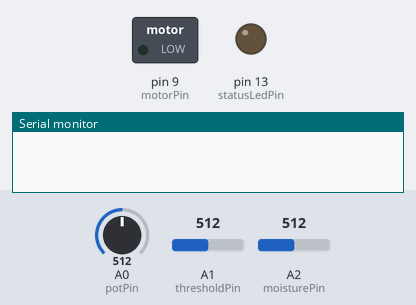
Simulated run of this sketch. Board: Arduino Uno, built with avr-gcc and run on an emulated ATmega328P. Shown: switched loads named in the sketch (green lamp = pin HIGH), output pins drawn as LEDs (lit = HIGH), the last lines printed to the serial monitor. The test bench sets the inputs (shaded band); at power-on: A0 (potPin) = 512, A1 (thresholdPin) = 512, A2 (moisturePin) = 512.

Above: at 0.1 s.
At 30.1 s:
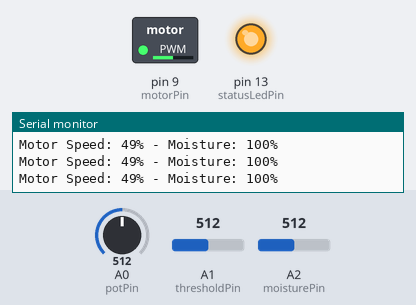
Timing chart, 0 to 31.6 s (numbered marks = the images above):
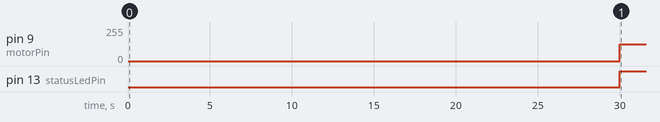

Measured:
- by itself, pin 9 (motorPin): 0/255 → 127/255 at 30.0 s
- by itself, pin 13 (statusLedPin): LOW → HIGH at 30.0 s

The sketch:

garden_auto_working_v3.ino
```cpp
//removed delay code


const int motorPin = 9;         // Motor control pin
const int statusLedPin = 13;    // Motor status LED pin
const int potPin = A0;          // motor speed tuning
const int thresholdPin = A1;    // Threshold input pin
const int moisturePin = A2;     // Capacitive soil moisture sensor pin

int motorSpeed = 0;             // Motor speed variable
int moistureValue = 0;          // Moisture value variable
int thresholdValue = 0;         // Threshold value variable
bool motorRunning = false;      // Flag to indicate if motor is running

unsigned long lastMoistureReadTime = 0;
const long moistureReadInterval = 30000;  // 30 seconds

unsigned long lastSerialUpdateTime = 0;
const long serialUpdateInterval = 300;    // 300 milliseconds

void setup() {
  pinMode(motorPin, OUTPUT);
  pinMode(statusLedPin, OUTPUT);
  digitalWrite(motorPin, LOW);        // Turn off motor
  digitalWrite(statusLedPin, LOW);    // Turn off status LED
  Serial.begin(9600);                 // Initialize serial communication
}

void loop() {
  readPotentiometer();    // Read potentiometer value
  readMoistureSensor();   // Read moisture sensor value
  readThresholdValue();   // Read threshold value
  setMotorSpeed();        // Set motor speed using PWM
  checkMoisture();        // Check moisture level and trigger motor
  updateSerialCommunication(); // Update serial communication
}

void readPotentiometer() {
  int potValue = analogRead(potPin);
  motorSpeed = map(potValue, 0, 1023, 0, 255);
}

void readMoistureSensor() {
  if (millis() - lastMoistureReadTime >= moistureReadInterval) {
    moistureValue = analogRead(moisturePin);
    lastMoistureReadTime = millis();
  }
}

void readThresholdValue() {
  thresholdValue = analogRead(thresholdPin);
}

void setMotorSpeed() {
  if (motorRunning) {
    analogWrite(motorPin, motorSpeed);
  } else {
    analogWrite(motorPin, 0);  // Turn off PWM controller
  }
}

void checkMoisture() {
  int moisturePercentage = map(moistureValue, 20, 850, 100, 0);
  int thresholdPercentage = map(thresholdValue, 0, 1023, 0, 100);

  if (!motorRunning && moisturePercentage < thresholdPercentage) {
    startMotor();
  } else if (motorRunning && moisturePercentage >= 85) {
    stopMotor();
  }
}

void startMotor() {
  digitalWrite(motorPin, HIGH);
  digitalWrite(statusLedPin, HIGH);
  motorRunning = true;
}

void stopMotor() {
  digitalWrite(motorPin, LOW);
  digitalWrite(statusLedPin, LOW);
  motorRunning = false;
}

void updateSerialCommunication() {
  if (millis() - lastSerialUpdateTime >= serialUpdateInterval) {
    Serial.print("Motor Speed: ");
    Serial.print(map(motorSpeed, 0, 255, 0, 100));
    Serial.print("% - Moisture: ");
    Serial.print(map(moistureValue, 0, 1023, 100, 30));
    Serial.println("%");
    lastSerialUpdateTime = millis();
  }
}
```
